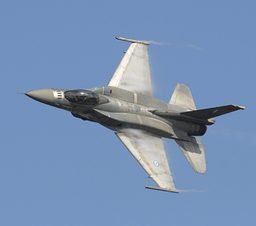
#> input picture matt_mullin_hw3/data/plane.bmp, 256 x 226 px, shrunk from 375 x 331 before the run
$ python hybrid.py   (Python 2 division)   (older library calls are emulated)
#> lines starting #> are read from the running program, lines starting #| are printed output that depends on the picture

import numpy as np
from scipy import ndimage
from scipy.ndimage import filters
import matplotlib.pyplot as plt
import scipy
from scipy import misc
from scipy.misc import imread, imsave
import cv2
from PIL import Image
import pylab as plt

#read in the images and flatten them
plane = misc.imread('../data/plane.bmp',flatten=1)
#> plane: shape (226, 256) float32; min 11.73, max 255, mean 141.5
bird = misc.imread('../data/bird.bmp',flatten=1)
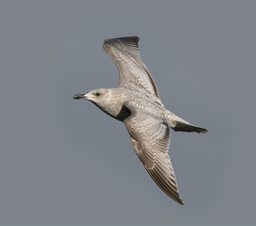
#> input picture matt_mullin_hw3/data/bird.bmp, 256 x 226 px, shrunk from 375 x 331 before the run
#> bird: shape (226, 256) float32; min 14.76, max 249.9, mean 130.8

image_data = imread('../data/bird.bmp').astype(np.float32)
#print 'Size: ', image_data.size
#print 'Shape: ', image_data.shape


gaussian_kernel = (1.0/256)*np.array([[1, 4,  6,  4,  1],[4, 16, 24, 16, 4],[6, 36, 48, 36, 6],[4, 16, 24, 16, 4],[1, 4,  6,  4,  1]])
plane_gaussian = filters.convolve(plane, gaussian_kernel, mode="mirror")
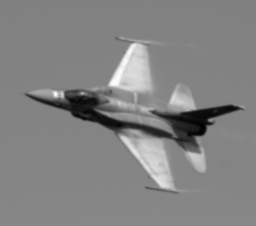
#> plane_gaussian: shape (226, 256) float32; min 32.66, max 283, mean 161.3; drawn with min black and max white
bird_gaussian = filters.convolve(bird, gaussian_kernel, mode="mirror")
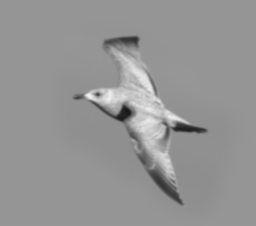
#> bird_gaussian: shape (226, 256) float32; min 23.18, max 242.5, mean 149.2

#Savign each blurred image back to the data directory
misc.imsave('../data/plane_blur.png', plane_gaussian)
misc.imsave('../data/bird_gaussian.png', bird_gaussian)
#plt.figure()
#plt.imshow(plane_gaussian,cmap=plt.cm.gray)
#plt.show()

#this takes the blurred plane image and applies a mask to it which removes the high frequency
#The mask is a square that is 20x20 in the middle of the frame
p = np.fft.fft2(plane_gaussian)
# fshift the FFT image.
pshift = np.fft.fftshift(p)
magnitude_spectrum = (np.abs(pshift))
rows, cols = plane.shape
#> rows = 226; cols = 256
crow, ccol = rows/2, cols/2
#> crow = 113; ccol = 128
mask = np.zeros((rows, cols), np.uint8)
mask[crow-12:crow+12, ccol-12:ccol+12] = 1
plt.figure()
plt.imshow(mask,cmap=plt.cm.gray)
plt.show()
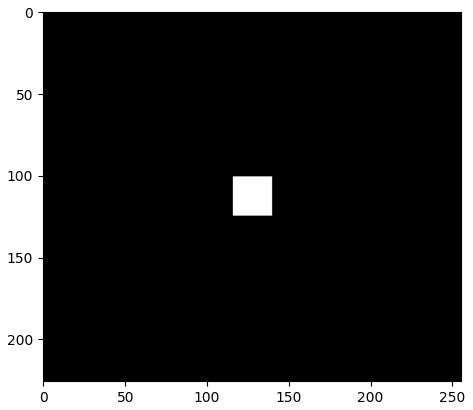
#> figure drawn by matplotlib, 1 panel

#creates a low pass image of the plane by convolving the blurred image with the mask
low_pass_plane = scipy.ndimage.filters.convolve(plane_gaussian,mask, mode='constant', cval=0.0)
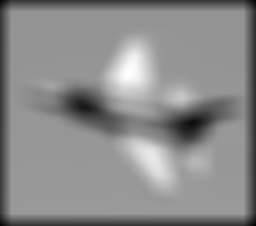
#> low_pass_plane: shape (226, 256) float32; min 23914.6, max 141650.3, mean 88327; drawn with min black and max white
#plt.figure()
#plt.imshow(low_pass_plane,cmap=plt.cm.gray)
#plt.show()


#Applying a second blur to the bird image
bird_gaussian2 = filters.convolve(bird_gaussian, gaussian_kernel, mode="mirror")
alpha = 0.09
bird_sharpened = bird_gaussian + alpha * (bird_gaussian - bird_gaussian2)
bird_unsharpmask =  bird *(bird_gaussian + 2*bird_sharpened - 2*bird_gaussian)
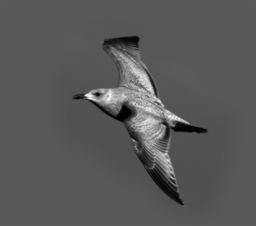
#> bird_unsharpmask: shape (226, 256) float32; min 401.2, max 54313.4, mean 19325.4; drawn with min black and max white
#plt.figure()
#lt.imshow(bird_unsharpmask,cmap=plt.cm.gray)
#plt.show()

hybrid = low_pass_plane + bird_unsharpmask
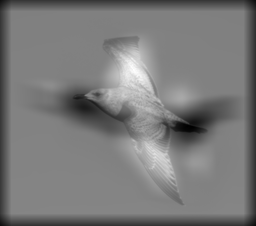
#> hybrid: shape (226, 256) float32; min 36469, max 185039.7, mean 107652.4; drawn with min black and max white
misc.imsave('../data/hybrid.png', hybrid)
plt.figure()
plt.imshow(hybrid,cmap=plt.cm.gray)
plt.show()
